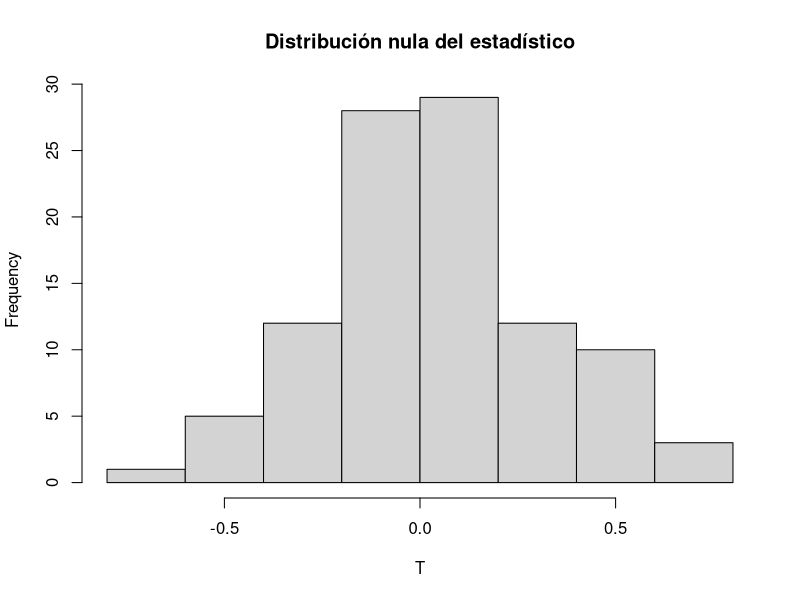

Source code (R):
# EJEMPLO DE TEST BOOTSTRAP PARA LA IGUALDAD DE MEDIAS
# H0; mux = muy

#ELEGIMOS EL ESTADISTICO mean(x) - mean(y)
B=100
set.seed(1234)
m = 15
n = 32

x = rnorm(m, mean=0, sd=1)
y = rnorm(n, mean=-1, sd=1)

# DISEÑAMOS EL TEST BOOTSTRAP
tobs = mean(x) - mean(y)
tobs

# APROXIMO LA DISTRIBUCIÓN NULA
# NECESITO ESTAR BAJO H0
# TRANSFORMO X, Y ORIGINALES PARA QUE TENGAN LA MISMA MEDIA
z = c(x, y)
nuevox = x - mean(x) + mean(z)
nuevoy = y - mean(y) + mean(z)
T = numeric(B)
for (b in 1:B){
  bootx = sample(nuevox, size=m, replace=TRUE)
  booty = sample(nuevoy, size=n, replace=TRUE)
  T[b] = mean(bootx) - mean(booty)
}
hist (T, main="Distribución nula del estadístico", xlab="T")
# CALCULO EL P-VALOR
pvalor = mean(abs(T) >= abs(tobs))
pvalor
